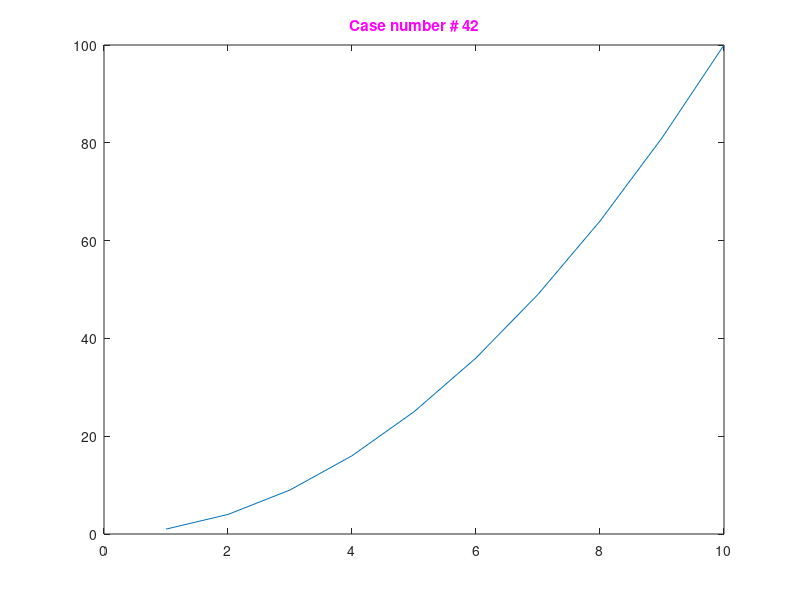

The MATLAB source for this figure: (Note: this script raises an error after producing the figure.)
%=============================================================================
% Copyright (c) 2016-present Allan CORNET (Nelson)
%=============================================================================
% This file is part of the Nelson.
%=============================================================================
% LICENCE_BLOCK_BEGIN
% SPDX-License-Identifier: LGPL-3.0-or-later
% LICENCE_BLOCK_END
%=============================================================================
% <--ADV-CLI MODE-->
%=============================================================================
f = figure();
plot((1:10).^2);
t = title('Case number # 42', 'Color', 'm');
assert_isequal(t.Type, 'text');
assert_isequal(t.String, 'Case number # 42');
assert_isequal(t.Color, [1 0 1]);
%=============================================================================
